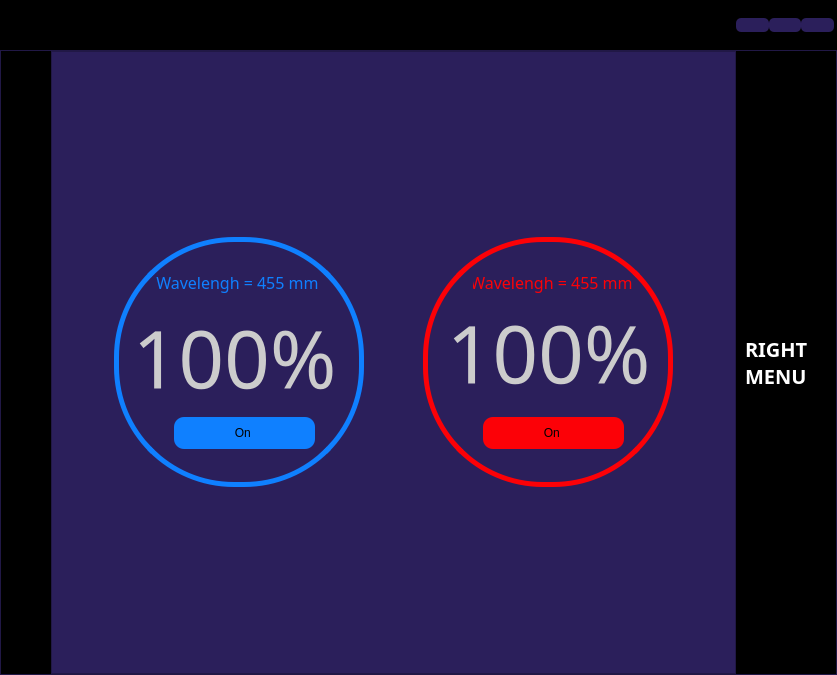
<?xml version="1.0" encoding="UTF-8"?>
<ui version="4.0">
 <class>MainWindow</class>
 <widget class="QMainWindow" name="MainWindow">
  <property name="geometry">
   <rect>
    <x>0</x>
    <y>0</y>
    <width>837</width>
    <height>675</height>
   </rect>
  </property>
  <property name="windowTitle">
   <string>MainWindow</string>
  </property>
  <widget class="QWidget" name="centralwidget">
   <property name="styleSheet">
    <string notr="true">background-color: rgb(43, 31, 91);</string>
   </property>
   <layout class="QVBoxLayout" name="verticalLayout">
    <property name="spacing">
     <number>0</number>
    </property>
    <property name="leftMargin">
     <number>0</number>
    </property>
    <property name="topMargin">
     <number>0</number>
    </property>
    <property name="rightMargin">
     <number>0</number>
    </property>
    <property name="bottomMargin">
     <number>0</number>
    </property>
    <item>
     <widget class="QFrame" name="main_header">
      <property name="maximumSize">
       <size>
        <width>16777215</width>
        <height>50</height>
       </size>
      </property>
      <property name="styleSheet">
       <string notr="true">QFrame{
border-bottom: 1px solid #000;
background-color: rgb(0, 0, 0);
}</string>
      </property>
      <property name="frameShape">
       <enum>QFrame::WinPanel</enum>
      </property>
      <property name="frameShadow">
       <enum>QFrame::Raised</enum>
      </property>
      <layout class="QHBoxLayout" name="horizontalLayout_2">
       <property name="spacing">
        <number>0</number>
       </property>
       <property name="leftMargin">
        <number>0</number>
       </property>
       <property name="topMargin">
        <number>0</number>
       </property>
       <property name="rightMargin">
        <number>0</number>
       </property>
       <property name="bottomMargin">
        <number>0</number>
       </property>
       <item>
        <widget class="QFrame" name="tittle_bar_container">
         <property name="frameShape">
          <enum>QFrame::StyledPanel</enum>
         </property>
         <property name="frameShadow">
          <enum>QFrame::Raised</enum>
         </property>
         <layout class="QHBoxLayout" name="horizontalLayout_5">
          <property name="spacing">
           <number>0</number>
          </property>
          <property name="leftMargin">
           <number>0</number>
          </property>
          <property name="topMargin">
           <number>0</number>
          </property>
          <property name="rightMargin">
           <number>0</number>
          </property>
          <property name="bottomMargin">
           <number>0</number>
          </property>
          <item>
           <widget class="QFrame" name="left_menu_toggle">
            <property name="minimumSize">
             <size>
              <width>50</width>
              <height>0</height>
             </size>
            </property>
            <property name="maximumSize">
             <size>
              <width>50</width>
              <height>16777215</height>
             </size>
            </property>
            <property name="styleSheet">
             <string notr="true">
QFrame{
background-color:#000;
}

QPushButton{
padding:5px 10px;
border:none;
border-radius: 5px;
background-color:#000;
color:#fff;
}

QPushButton:hover{
	background-color: rgb(0, 92, 157);
}</string>
            </property>
            <property name="frameShape">
             <enum>QFrame::StyledPanel</enum>
            </property>
            <property name="frameShadow">
             <enum>QFrame::Raised</enum>
            </property>
            <layout class="QHBoxLayout" name="horizontalLayout_4">
             <property name="spacing">
              <number>0</number>
             </property>
             <property name="leftMargin">
              <number>0</number>
             </property>
             <property name="topMargin">
              <number>0</number>
             </property>
             <property name="rightMargin">
              <number>0</number>
             </property>
             <property name="bottomMargin">
              <number>0</number>
             </property>
             <item>
              <widget class="QPushButton" name="left_menu_toggle_btn">
               <property name="minimumSize">
                <size>
                 <width>0</width>
                 <height>50</height>
                </size>
               </property>
               <property name="maximumSize">
                <size>
                 <width>16777215</width>
                 <height>16777215</height>
                </size>
               </property>
               <property name="cursor">
                <cursorShape>PointingHandCursor</cursorShape>
               </property>
               <property name="text">
                <string/>
               </property>
               <property name="icon">
                <iconset resource="LSFM_app.qrc">
                 <normaloff>:/icons/icons/cil-menu.png</normaloff>:/icons/icons/cil-menu.png</iconset>
               </property>
               <property name="iconSize">
                <size>
                 <width>24</width>
                 <height>24</height>
                </size>
               </property>
              </widget>
             </item>
            </layout>
           </widget>
          </item>
          <item>
           <widget class="QFrame" name="tittle_bar">
            <property name="frameShape">
             <enum>QFrame::StyledPanel</enum>
            </property>
            <property name="frameShadow">
             <enum>QFrame::Raised</enum>
            </property>
           </widget>
          </item>
         </layout>
        </widget>
       </item>
       <item>
        <widget class="QFrame" name="top_right_btns">
         <property name="maximumSize">
          <size>
           <width>100</width>
           <height>16777215</height>
          </size>
         </property>
         <property name="styleSheet">
          <string notr="true">QPushButton{
	border-radius: 5px;
}
QPushButton:hover{
	background-color: rgb(0, 92, 157);
}</string>
         </property>
         <property name="frameShape">
          <enum>QFrame::StyledPanel</enum>
         </property>
         <property name="frameShadow">
          <enum>QFrame::Raised</enum>
         </property>
         <layout class="QHBoxLayout" name="horizontalLayout_3">
          <property name="spacing">
           <number>0</number>
          </property>
          <property name="leftMargin">
           <number>0</number>
          </property>
          <property name="topMargin">
           <number>0</number>
          </property>
          <property name="rightMargin">
           <number>0</number>
          </property>
          <property name="bottomMargin">
           <number>0</number>
          </property>
          <item>
           <widget class="QPushButton" name="restoreButton">
            <property name="cursor">
             <cursorShape>PointingHandCursor</cursorShape>
            </property>
            <property name="text">
             <string/>
            </property>
            <property name="icon">
             <iconset resource="LSFM_app.qrc">
              <normaloff>:/icons/icons/cil-window-restore.png</normaloff>:/icons/icons/cil-window-restore.png</iconset>
            </property>
            <property name="iconSize">
             <size>
              <width>24</width>
              <height>24</height>
             </size>
            </property>
           </widget>
          </item>
          <item>
           <widget class="QPushButton" name="minimizeButton">
            <property name="cursor">
             <cursorShape>PointingHandCursor</cursorShape>
            </property>
            <property name="text">
             <string/>
            </property>
            <property name="icon">
             <iconset resource="LSFM_app.qrc">
              <normaloff>:/icons/icons/cil-minus.png</normaloff>:/icons/icons/cil-minus.png</iconset>
            </property>
            <property name="iconSize">
             <size>
              <width>24</width>
              <height>24</height>
             </size>
            </property>
           </widget>
          </item>
          <item>
           <widget class="QPushButton" name="closeButton">
            <property name="cursor">
             <cursorShape>PointingHandCursor</cursorShape>
            </property>
            <property name="text">
             <string/>
            </property>
            <property name="icon">
             <iconset resource="LSFM_app.qrc">
              <normaloff>:/icons/icons/cil-x.png</normaloff>:/icons/icons/cil-x.png</iconset>
            </property>
            <property name="iconSize">
             <size>
              <width>24</width>
              <height>24</height>
             </size>
            </property>
           </widget>
          </item>
         </layout>
        </widget>
       </item>
      </layout>
     </widget>
    </item>
    <item>
     <widget class="QFrame" name="main_body">
      <property name="frameShape">
       <enum>QFrame::StyledPanel</enum>
      </property>
      <property name="frameShadow">
       <enum>QFrame::Raised</enum>
      </property>
      <layout class="QHBoxLayout" name="horizontalLayout">
       <property name="spacing">
        <number>0</number>
       </property>
       <property name="leftMargin">
        <number>0</number>
       </property>
       <property name="topMargin">
        <number>0</number>
       </property>
       <property name="rightMargin">
        <number>0</number>
       </property>
       <property name="bottomMargin">
        <number>0</number>
       </property>
       <item>
        <widget class="QFrame" name="left_side_menu">
         <property name="minimumSize">
          <size>
           <width>0</width>
           <height>40</height>
          </size>
         </property>
         <property name="maximumSize">
          <size>
           <width>50</width>
           <height>16777215</height>
          </size>
         </property>
         <property name="styleSheet">
          <string notr="true">QFrame{
background-color:#000;
}

QPushButton{
padding:20px 10px;
border:none;
border-radius:10px;
background-color:#000;
color:#fff;
}

QPushButton:hover{
	background-color: rgb(0, 92, 157);
}</string>
         </property>
         <property name="frameShape">
          <enum>QFrame::NoFrame</enum>
         </property>
         <property name="frameShadow">
          <enum>QFrame::Raised</enum>
         </property>
         <layout class="QVBoxLayout" name="verticalLayout_3">
          <item>
           <widget class="QPushButton" name="camera_button">
            <property name="minimumSize">
             <size>
              <width>100</width>
              <height>62</height>
             </size>
            </property>
            <property name="cursor">
             <cursorShape>PointingHandCursor</cursorShape>
            </property>
            <property name="styleSheet">
             <string notr="true">background-image: url(:/icons/icons/cil-video.png);
background-repeat:none;
padding-left:50px;
background-position:center left;</string>
            </property>
            <property name="text">
             <string>CAMERA</string>
            </property>
           </widget>
          </item>
          <item>
           <widget class="QPushButton" name="stage_button">
            <property name="minimumSize">
             <size>
              <width>100</width>
              <height>66</height>
             </size>
            </property>
            <property name="cursor">
             <cursorShape>PointingHandCursor</cursorShape>
            </property>
            <property name="styleSheet">
             <string notr="true">background-image: url(:/icons/icons/cil-gamepad.png);
background-repeat:none;
padding-left:50px;
background-position:center left;</string>
            </property>
            <property name="text">
             <string>STAGES</string>
            </property>
            <property name="iconSize">
             <size>
              <width>16</width>
              <height>16</height>
             </size>
            </property>
           </widget>
          </item>
          <item>
           <widget class="QPushButton" name="laser_button">
            <property name="minimumSize">
             <size>
              <width>100</width>
              <height>0</height>
             </size>
            </property>
            <property name="cursor">
             <cursorShape>PointingHandCursor</cursorShape>
            </property>
            <property name="styleSheet">
             <string notr="true">background-image: url(:/icons/icons/cil-speedometer.png);
background-repeat:none;
padding-left:50px;
background-position:center left;</string>
            </property>
            <property name="text">
             <string>LASER</string>
            </property>
            <property name="iconSize">
             <size>
              <width>16</width>
              <height>16</height>
             </size>
            </property>
           </widget>
          </item>
         </layout>
        </widget>
       </item>
       <item>
        <widget class="QFrame" name="center_main_items">
         <property name="styleSheet">
          <string notr="true"/>
         </property>
         <property name="frameShape">
          <enum>QFrame::StyledPanel</enum>
         </property>
         <property name="frameShadow">
          <enum>QFrame::Raised</enum>
         </property>
         <layout class="QVBoxLayout" name="verticalLayout_2">
          <property name="spacing">
           <number>0</number>
          </property>
          <property name="leftMargin">
           <number>0</number>
          </property>
          <property name="topMargin">
           <number>0</number>
          </property>
          <property name="rightMargin">
           <number>0</number>
          </property>
          <property name="bottomMargin">
           <number>0</number>
          </property>
          <item>
           <widget class="QStackedWidget" name="stackedWidget">
            <property name="font">
             <font>
              <family>Optima</family>
              <italic>true</italic>
             </font>
            </property>
            <property name="currentIndex">
             <number>2</number>
            </property>
            <widget class="QWidget" name="camera_page">
             <layout class="QVBoxLayout" name="verticalLayout_5">
              <item alignment="Qt::AlignHCenter|Qt::AlignVCenter">
               <widget class="QLabel" name="label">
                <property name="font">
                 <font>
                  <pointsize>50</pointsize>
                  <weight>75</weight>
                  <bold>true</bold>
                 </font>
                </property>
                <property name="text">
                 <string>Camera  page </string>
                </property>
                <property name="alignment">
                 <set>Qt::AlignCenter</set>
                </property>
               </widget>
              </item>
             </layout>
            </widget>
            <widget class="QWidget" name="stages_page">
             <layout class="QVBoxLayout" name="verticalLayout_6">
              <item alignment="Qt::AlignHCenter|Qt::AlignVCenter">
               <widget class="QLabel" name="label_2">
                <property name="font">
                 <font>
                  <pointsize>50</pointsize>
                  <weight>75</weight>
                  <bold>true</bold>
                 </font>
                </property>
                <property name="text">
                 <string>COntroller Page</string>
                </property>
                <property name="alignment">
                 <set>Qt::AlignCenter</set>
                </property>
               </widget>
              </item>
             </layout>
            </widget>
            <widget class="QWidget" name="laser_page">
             <property name="styleSheet">
              <string notr="true"/>
             </property>
             <layout class="QHBoxLayout" name="horizontalLayout_6">
              <item>
               <widget class="QFrame" name="frame_laser1">
                <property name="minimumSize">
                 <size>
                  <width>250</width>
                  <height>250</height>
                 </size>
                </property>
                <property name="maximumSize">
                 <size>
                  <width>250</width>
                  <height>250</height>
                 </size>
                </property>
                <property name="styleSheet">
                 <string notr="true">QFrame{
border: 5px solid rgb(15, 128, 255);
border-radius:120px;
background-color:none;
}
QFrame:hover{
border:5px solid rgb(252, 2, 255);
}</string>
                </property>
                <property name="frameShape">
                 <enum>QFrame::StyledPanel</enum>
                </property>
                <property name="frameShadow">
                 <enum>QFrame::Raised</enum>
                </property>
                <widget class="QLabel" name="laser1_waveLength">
                 <property name="geometry">
                  <rect>
                   <x>40</x>
                   <y>30</y>
                   <width>171</width>
                   <height>31</height>
                  </rect>
                 </property>
                 <property name="font">
                  <font>
                   <family>Monaco</family>
                   <pointsize>12</pointsize>
                  </font>
                 </property>
                 <property name="styleSheet">
                  <string notr="true">border:none;
color: rgb(15, 128, 255);</string>
                 </property>
                 <property name="text">
                  <string>Wavelengh = 455 mm </string>
                 </property>
                 <property name="alignment">
                  <set>Qt::AlignCenter</set>
                 </property>
                </widget>
                <widget class="QLabel" name="laser1_value">
                 <property name="geometry">
                  <rect>
                   <x>10</x>
                   <y>70</y>
                   <width>221</width>
                   <height>101</height>
                  </rect>
                 </property>
                 <property name="font">
                  <font>
                   <family>Optima</family>
                   <pointsize>60</pointsize>
                   <italic>false</italic>
                  </font>
                 </property>
                 <property name="styleSheet">
                  <string notr="true">border:none;
color: rgb(204, 204, 204);</string>
                 </property>
                 <property name="text">
                  <string>100%</string>
                 </property>
                 <property name="alignment">
                  <set>Qt::AlignCenter</set>
                 </property>
                </widget>
                <widget class="QPushButton" name="laser1_power">
                 <property name="geometry">
                  <rect>
                   <x>60</x>
                   <y>180</y>
                   <width>141</width>
                   <height>32</height>
                  </rect>
                 </property>
                 <property name="cursor">
                  <cursorShape>PointingHandCursor</cursorShape>
                 </property>
                 <property name="styleSheet">
                  <string notr="true">background-image: url(:/icons/icons/cil-power-standby.png);
background-repeat:none;
background-position:center left;
border:none;
border-radius:10px;
background-color:rgb(15, 128, 255);;
color:#000;</string>
                 </property>
                 <property name="text">
                  <string>On </string>
                 </property>
                </widget>
               </widget>
              </item>
              <item>
               <widget class="QFrame" name="frame_laser1_2">
                <property name="minimumSize">
                 <size>
                  <width>250</width>
                  <height>250</height>
                 </size>
                </property>
                <property name="maximumSize">
                 <size>
                  <width>250</width>
                  <height>250</height>
                 </size>
                </property>
                <property name="styleSheet">
                 <string notr="true">QFrame{
border: 5px solid rgb(252, 1, 7);
border-radius:120px;
background-color:none;
}
QFrame:hover{
border:5px solid rgb(252, 2, 255);
}</string>
                </property>
                <property name="frameShape">
                 <enum>QFrame::StyledPanel</enum>
                </property>
                <property name="frameShadow">
                 <enum>QFrame::Raised</enum>
                </property>
                <widget class="QLabel" name="laser2_waveLength">
                 <property name="geometry">
                  <rect>
                   <x>50</x>
                   <y>30</y>
                   <width>161</width>
                   <height>31</height>
                  </rect>
                 </property>
                 <property name="font">
                  <font>
                   <family>Monaco</family>
                   <pointsize>12</pointsize>
                  </font>
                 </property>
                 <property name="styleSheet">
                  <string notr="true">border:none;
color: rgb(252, 1, 7);
</string>
                 </property>
                 <property name="text">
                  <string>Wavelengh = 455 mm </string>
                 </property>
                 <property name="alignment">
                  <set>Qt::AlignCenter</set>
                 </property>
                </widget>
                <widget class="QLabel" name="laser2_value">
                 <property name="geometry">
                  <rect>
                   <x>20</x>
                   <y>70</y>
                   <width>211</width>
                   <height>91</height>
                  </rect>
                 </property>
                 <property name="font">
                  <font>
                   <family>Optima</family>
                   <pointsize>60</pointsize>
                   <italic>false</italic>
                  </font>
                 </property>
                 <property name="styleSheet">
                  <string notr="true">border:none;
color: rgb(204, 204, 204);</string>
                 </property>
                 <property name="text">
                  <string>100%</string>
                 </property>
                 <property name="alignment">
                  <set>Qt::AlignCenter</set>
                 </property>
                </widget>
                <widget class="QPushButton" name="laser2_power">
                 <property name="geometry">
                  <rect>
                   <x>60</x>
                   <y>180</y>
                   <width>141</width>
                   <height>32</height>
                  </rect>
                 </property>
                 <property name="cursor">
                  <cursorShape>PointingHandCursor</cursorShape>
                 </property>
                 <property name="styleSheet">
                  <string notr="true">background-image: url(:/icons/icons/cil-power-standby.png);
background-repeat:none;
background-position:center left;
border:none;
border-radius:10px;
background-color:rgb(252, 1, 7);
color:#000;
</string>
                 </property>
                 <property name="text">
                  <string>On </string>
                 </property>
                </widget>
               </widget>
              </item>
             </layout>
            </widget>
           </widget>
          </item>
         </layout>
        </widget>
       </item>
       <item>
        <widget class="QFrame" name="right_side_menu">
         <property name="maximumSize">
          <size>
           <width>100</width>
           <height>16777215</height>
          </size>
         </property>
         <property name="styleSheet">
          <string notr="true">background-color: rgb(0, 0, 0);</string>
         </property>
         <property name="frameShape">
          <enum>QFrame::NoFrame</enum>
         </property>
         <property name="frameShadow">
          <enum>QFrame::Raised</enum>
         </property>
         <layout class="QVBoxLayout" name="verticalLayout_4">
          <item>
           <widget class="QLabel" name="label_3">
            <property name="font">
             <font>
              <family>a_Concepto</family>
              <pointsize>15</pointsize>
              <weight>75</weight>
              <bold>true</bold>
             </font>
            </property>
            <property name="styleSheet">
             <string notr="true">color: rgb(255, 255, 255);</string>
            </property>
            <property name="text">
             <string>RIGHT MENU</string>
            </property>
            <property name="wordWrap">
             <bool>true</bool>
            </property>
           </widget>
          </item>
         </layout>
        </widget>
       </item>
      </layout>
     </widget>
    </item>
    <item>
     <widget class="QFrame" name="main_footer">
      <property name="maximumSize">
       <size>
        <width>16777215</width>
        <height>30</height>
       </size>
      </property>
      <property name="styleSheet">
       <string notr="true">QFrame{
border-bottom: 1px solid #000;
background-color: rgb(0, 0, 0);
}</string>
      </property>
      <property name="frameShape">
       <enum>QFrame::WinPanel</enum>
      </property>
      <property name="frameShadow">
       <enum>QFrame::Raised</enum>
      </property>
     </widget>
    </item>
   </layout>
  </widget>
 </widget>
 <resources>
  <include location="LSFM_app.qrc"/>
 </resources>
 <connections/>
</ui>
